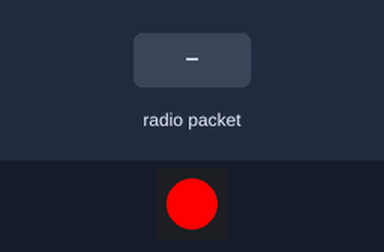
Recording of a sketch running on a simulated ESP32. Shown: 1 RGB LEDs in strip order, left to right. Inputs (shaded band) come from the test bench. Dim RGB values are drawn brighter than linear.

Above: at 1.2 s.
1.3 s: radio packet "1" arrives
At 2.7 s:
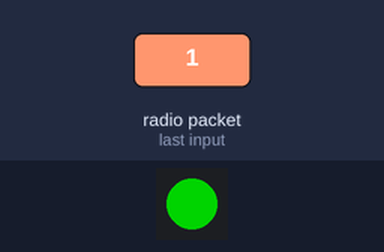
Timing chart, 0 to 4.3 s (numbered marks = the images above; inputs shaded):
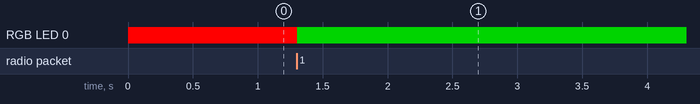

Measured:
- after the input at 1.3 s, RGB LED 0: RGB(255, 0, 0) → RGB(0, 128, 0) at once

The sketch:

slave1device.ino
```cpp
#include <FastLED.h>
#include <esp_now.h>
#include <WiFi.h>

#define LED_PIN 46
#define NUM_LEDS 1

CRGB leds[NUM_LEDS];

// Callback when data is received
void OnDataRecv(const uint8_t *mac_addr, const uint8_t *incomingData, int len) {
  // Check if the received data is "Blue"
  if (strcmp((char*)incomingData, "Blue") == 0) {
    leds[0] = CRGB::Blue;
    FastLED.show();
    delay(5000);
  }
  leds[0] = CRGB::Green;
  FastLED.show();
}

void setup() {
  FastLED.addLeds<WS2812B, LED_PIN, GRB>(leds, NUM_LEDS);
  leds[0] = CRGB::Red;
  FastLED.show();

  // Set device as a Wi-Fi Station
  WiFi.mode(WIFI_STA);

  // Init ESP-NOW
  if (esp_now_init() != ESP_OK) {
    Serial.println("Error initializing ESP-NOW");
    return;
  }

  // Register for a callback function that will be called when data is received
  esp_now_register_recv_cb(OnDataRecv);
}

void loop() {
  // put your main code here, to run repeatedly:
}
```
